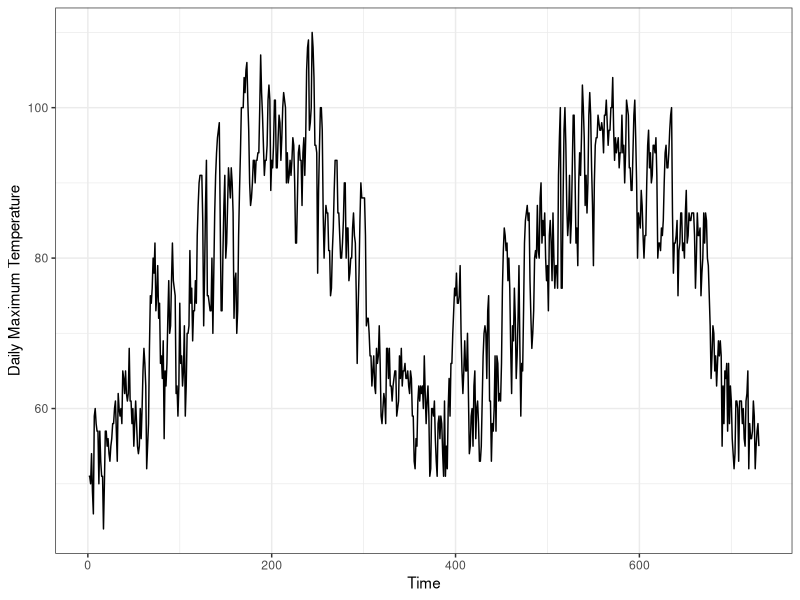
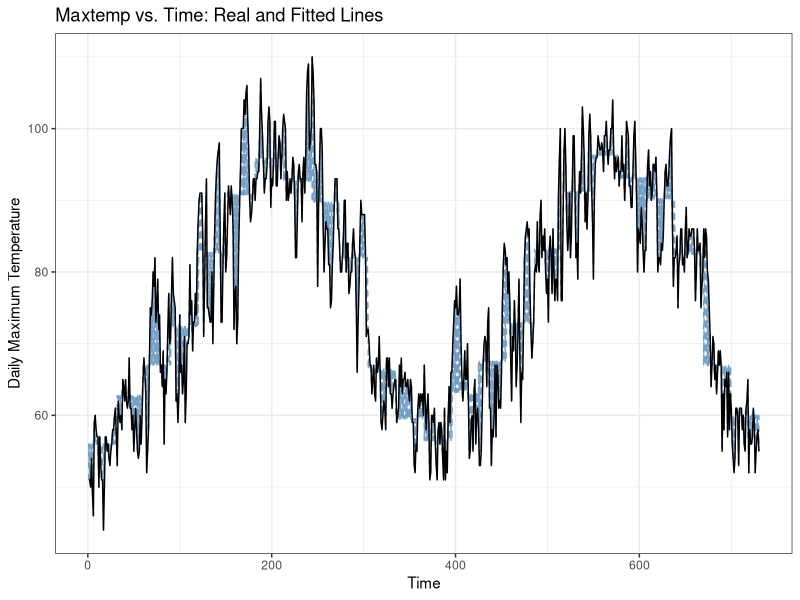

These figures' R source, in order:
library(tidyverse)
library(sandwich)
library(ggthemes)
library(knitr)
library(car)


DavisWeather = read.csv("DavisWeather.csv")[,-1]
DavisWeather$t = 1:nrow(DavisWeather)
DavisWeather = DavisWeather %>% select(t, everything())
DavisWeather %>% ggplot(aes(x = t, y = maxtemp)) + geom_line() + theme_bw() +
  scale_x_continuous("Time") + scale_y_continuous("Daily Maximum Temperature") #+ geom_smooth(method = "lm", formula = "y~x", se = F)

"The maxtemp data is not stationary because the expected value of maxtemp changes
over time (t); from time 0 to 200, maxtemp increases over time, from 200-400 maxtemp 
decreases over time, and the pattern repeats from 400-600 and 600-730. The expected
value of temp is not constant for all levels of t, meaning the ZCM is not satisfied."

head(DavisWeather)

DavisWeather$Feb = ifelse(DavisWeather$month == 2, 1, 0)
DavisWeather$Mar = ifelse(DavisWeather$month == 3, 1, 0)
DavisWeather$Apr = ifelse(DavisWeather$month == 4, 1, 0)
DavisWeather$May = ifelse(DavisWeather$month == 5, 1, 0)
DavisWeather$Jun = ifelse(DavisWeather$month == 6, 1, 0)
DavisWeather$Jul = ifelse(DavisWeather$month == 7, 1, 0)
DavisWeather$Aug = ifelse(DavisWeather$month == 8, 1, 0)
DavisWeather$Sep = ifelse(DavisWeather$month == 9, 1, 0)
DavisWeather$Oct = ifelse(DavisWeather$month == 10, 1, 0)
DavisWeather$Nov = ifelse(DavisWeather$month == 11, 1, 0)
DavisWeather$Dec = ifelse(DavisWeather$month == 12, 1, 0)

# Regressing MaxTemp on monthly dummies
seasonal.model = lm(maxtemp ~ t + Feb + Mar + Apr + May + Jun + Jul + Aug + Sep + 
                      Oct + Nov + Dec, data = DavisWeather)
"Ho = B2 + B3 + B4 + ... + B12 = 0"
"Ha = B2 + B3 + B4 + ... + B12 != 0"

linearHypothesis(seasonal.model, c("Feb + Mar + Apr + May + Jun + Jul + Aug + Sep + 
                                   Oct + Nov + Dec = 0"))

DavisWeather$maxtemphat = predict(seasonal.model)

df1 = cbind.data.frame(X = DavisWeather$t, Y = DavisWeather$maxtemp, Type = "Real")
tobind = cbind.data.frame(X = DavisWeather$t, Y = DavisWeather$maxtemphat, Type = "Predicted")
df2 = rbind.data.frame(df1, tobind)

ggplot(data = subset(df2, Type == "Real"), aes(x = X, y = Y)) + 
  geom_line(data = subset(df2, Type = "Predicted"), 
            linetype = "dashed", color = "steelblue", 
            alpha = I(3/4)) + geom_line() + 
  theme_bw() + scale_y_continuous("Daily Maximum Temperature") + 
  scale_x_continuous("Time") + ggtitle("Maxtemp vs. Time: Real and Fitted Lines") +
  theme(legend.position = "right")

"The model appears to fit the data well. This result is likely 
because the model has very significant seasonality, so when we 
added time trend and dummy season variables, the predicted values
from the new model fit the data very closely."
